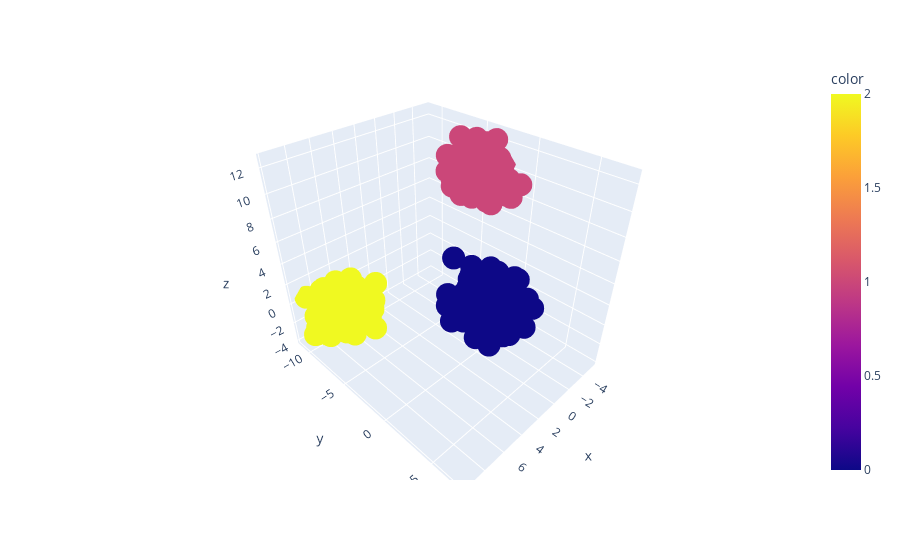

The notebook cell this image was saved under:
### Code cell
px.scatter_3d(x=x[:,0],y=x[:,1],z=x[:,2],color=y)

### Figure 1 — Plotly figure (JSON) as saved in the notebook; plotly's stock layout.template omitted (floating-point values rounded to 4 significant figures; data arrays with more than 128 entries replaced by an {"elided": "..."} marker saying what was removed)
{"data": [{"hovertemplate": "x=%{x}<br>y=%{y}<br>z=%{z}<br>color=%{marker.color}<extra></extra>", "legendgroup": "", "marker": {"color": {"elided": "500 int values"}, "coloraxis": "coloraxis", "symbol": "circle"}, "mode": "markers", "name": "", "scene": "scene", "showlegend": false, "type": "scatter3d", "x": {"elided": "500 float values"}, "y": {"elided": "500 float values"}, "z": {"elided": "500 float values"}}], "layout": {"coloraxis": {"colorbar": {"title": {"text": "color"}}, "colorscale": [[0, "#0d0887"], [0.1111, "#46039f"], [0.2222, "#7201a8"], [0.3333, "#9c179e"], [0.4444, "#bd3786"], [0.5556, "#d8576b"], [0.6667, "#ed7953"], [0.7778, "#fb9f3a"], [0.8889, "#fdca26"], [1, "#f0f921"]]}, "legend": {"tracegroupgap": 0}, "margin": {"t": 60}, "scene": {"domain": {"x": [0, 1], "y": [0, 1]}, "xaxis": {"title": {"text": "x"}}, "yaxis": {"title": {"text": "y"}}, "zaxis": {"title": {"text": "z"}}}}}
